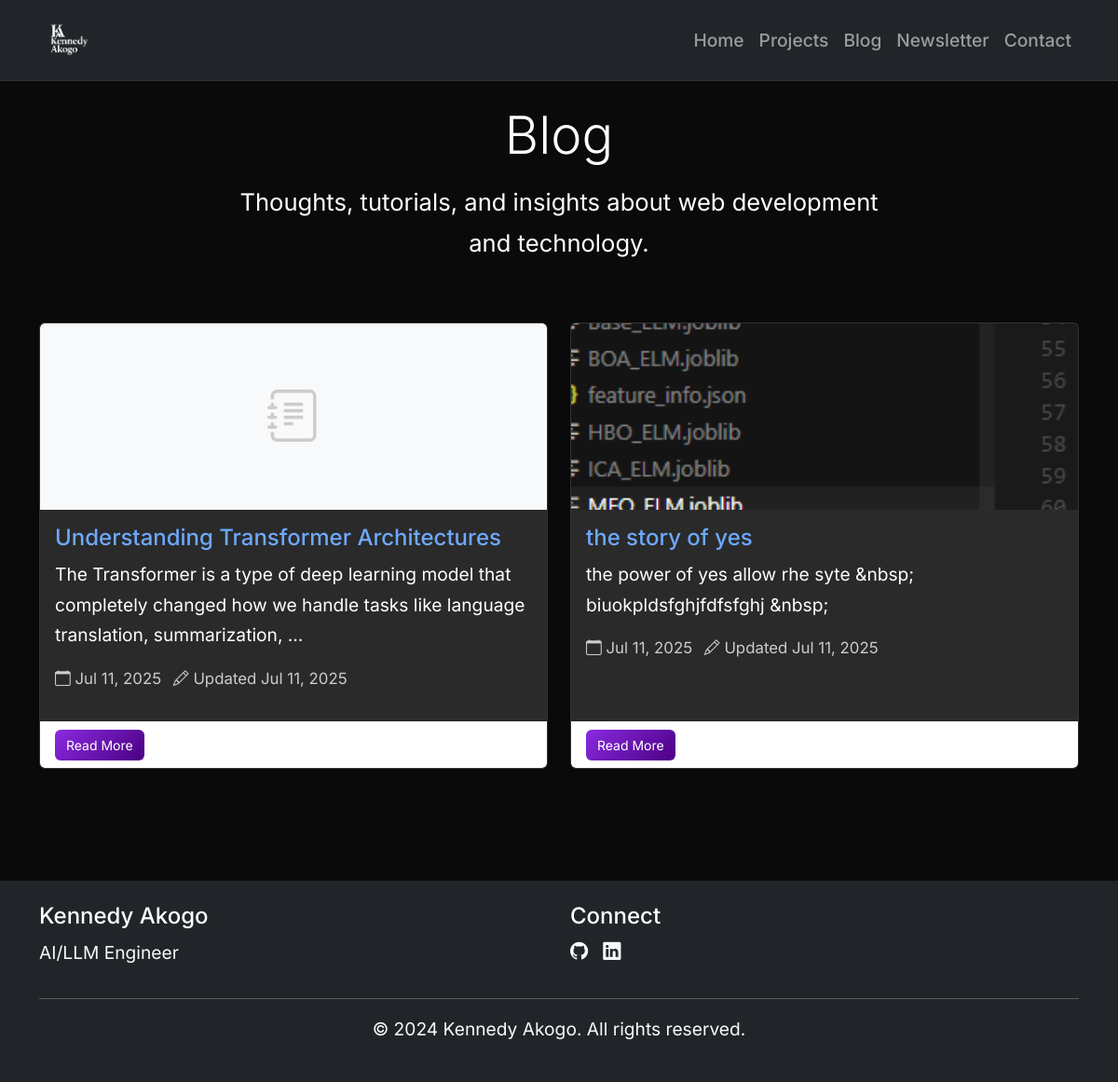
Screenshot of /blog/ with the database file from the repository.
### portfolio/models.py (models this page shows, shortened)
class BlogPost(models.Model):
    title = models.CharField(max_length=200)
    slug = models.SlugField(unique=True, blank=True)
    content = RichTextUploadingField()
    cover_image = models.ImageField(upload_to='blog_covers/', blank=True, null=True)
    created_at = models.DateTimeField(auto_now_add=True)
    updated_at = models.DateTimeField(auto_now=True)
    class Meta:
        ordering = ['-created_at']

### portfolio/views.py (the view)
# urls.py: 2. Add a URL to urlpatterns:  path('blog/', include('blog.urls'))
def blog(request):
    blog_posts = BlogPost.objects.all()
    return render(request, 'portfolio/blog.html', {
        'blog_posts': blog_posts
    })

### portfolio/templates/portfolio/blog.html (shortened to what this page needs)
{% extends 'base.html' %}
{% load static %}
{% block content %}
<div class="container py-5">
    <div class="row">
        <div class="col-lg-8 mx-auto text-center mb-5">
            <h1 class="display-4 mb-3">Blog</h1>
            <p class="lead">Thoughts, tutorials, and insights about web development and technology.</p>
        </div>
    </div>
    <div class="row">
        {% for post in blog_posts %}
        <div class="col-lg-6 mb-4">
            <article class="card h-100 shadow-sm">
                {% if post.cover_image %}
                    <img src="{{ post.cover_image.url }}" class="card-img-top" alt="{{ post.title }}" style="height: 200px; object-fit: cover;">
                {% else %}
                    <div class="card-img-top bg-light d-flex align-items-center justify-content-center" style="height: 200px;">
                        <i class="bi bi-journal-text display-4 text-muted"></i>
                    </div>
                {% endif %}
                <div class="card-body">
                    <h5 class="card-title">
                        <a href="{% url 'blog_detail' post.slug %}" class="text-decoration-none">{{ post.title }}</a>
                    </h5>
                    <p class="card-text">{{ post.content|striptags|truncatewords:20 }}</p>
                    <p class="text-muted small">
                        <i class="bi bi-calendar"></i> {{ post.created_at|date:"M d, Y" }}
                        {% if post.updated_at != post.created_at %}
                            <span class="ms-2">
                                <i class="bi bi-pencil"></i> Updated {{ post.updated_at|date:"M d, Y" }}
                            </span>
                        {% endif %}
                    </p>
                </div>
                <div class="card-footer bg-white">
                    <a href="{% url 'blog_detail' post.slug %}" class="btn btn-primary">Read More</a>
                </div>
            </article>
        </div>
        {% endfor %}
    </div>
</div>
{% endblock %}

### portfolio/static/portfolio/css/styles.css (style rules this page uses)
body { font-family: 'Inter', -apple-system, BlinkMacSystemFont, 'Segoe UI', Roboto, sans-serif; font-size: 1.2rem; font-weight: 400; }
:root { --bs-primary: #8A2BE2; --bs-secondary: #6c757d; --bs-success: #198754; --bs-info: #0dcaf0; --bs-warning: #ffc107; --bs-danger: #dc3545; --bs-light: #f8f9fa; --bs-dark: #212529; --dark-bg: #0a0a0a; --dark-surface: #1a1a1a; --dark-card: #2a2a2a; --dark-border: #333333; --dark-text: #ffffff; --dark-text-muted: #cccccc; --accent-gradient: linear-gradient(135deg, #8A2BE2 0%, #4B0082 100%); --hover-glow: rgba(138, 43, 226, 0.3); }
[data-bs-theme="dark"] { --bs-body-bg: var(--dark-bg); --bs-body-color: var(--dark-text); --bs-navbar-bg: var(--dark-surface); --bs-card-bg: var(--dark-card); --bs-border-color: var(--dark-border); }
body { transition: all 0.3s ease; }
[data-bs-theme="dark"] body { background: var(--dark-bg) !important; color: var(--dark-text) !important; }
.card { backdrop-filter: blur(10px); transition: all 0.4s cubic-bezier(0.175, 0.885, 0.32, 1.275); position: relative; overflow: hidden; }
[data-bs-theme="dark"] .card { background: var(--dark-card) !important; border: 1px solid var(--dark-border) !important; }
.card::before { content: ''; position: absolute; top: 0; left: -100%; width: 100%; height: 100%; background: linear-gradient(90deg, transparent, rgba(255,255,255,0.1), transparent); transition: left 0.5s ease; }
[data-bs-theme="dark"] .text-muted { color: var(--dark-text-muted) !important; }
[data-bs-theme="dark"] h1, [data-bs-theme="dark"] h2, [data-bs-theme="dark"] h3, [data-bs-theme="dark"] h4, [data-bs-theme="dark"] h5, [data-bs-theme="dark"] h6 { color: var(--dark-text) !important; }
p { font-size: 1.2rem; line-height: 1.7; font-weight: 400; }
.lead { font-size: 1.6rem; font-weight: 400; }
h1 { font-size: 3.2rem; font-weight: 700; }
h5 { font-size: 1.5rem; font-weight: 500; }
.btn { font-size: 1.1rem; padding: 0.6rem 1.2rem; }
.card { transition: transform 0.3s ease, box-shadow 0.3s ease; }
.fade-in { animation: fadeInUp 0.8s ease-out; }
html { scroll-behavior: smooth; }
.btn { transition: all 0.3s cubic-bezier(0.175, 0.885, 0.32, 1.275); position: relative; overflow: hidden; z-index: 1; }
.btn::before { content: ''; position: absolute; top: 0; left: -100%; width: 100%; height: 100%; background: linear-gradient(90deg, transparent, rgba(255,255,255,0.2), transparent); transition: left 0.5s ease; z-index: -1; }
.btn-primary { background: var(--accent-gradient); border: none; }
.card-footer .btn { font-size: 0.875rem; padding: 0.375rem 0.75rem; }
.project-image, .card-img-top { height: 250px; object-fit: cover; }

### rows the page displays
BlogPost: title "Understanding Transformer Architectures", content "The Transformer is a type of deep learning model that completely changed how we handle tasks like language translation, summarization, …", created_at "Jul 11, 2025", updated_at "Jul 11, 2025"
BlogPost: cover_image (picture), title "the story of yes", content "the power of yes allow rhe syte &nbsp; biuokpldsfghjfdfsfghj &nbsp;", created_at "Jul 11, 2025", updated_at "Jul 11, 2025"
